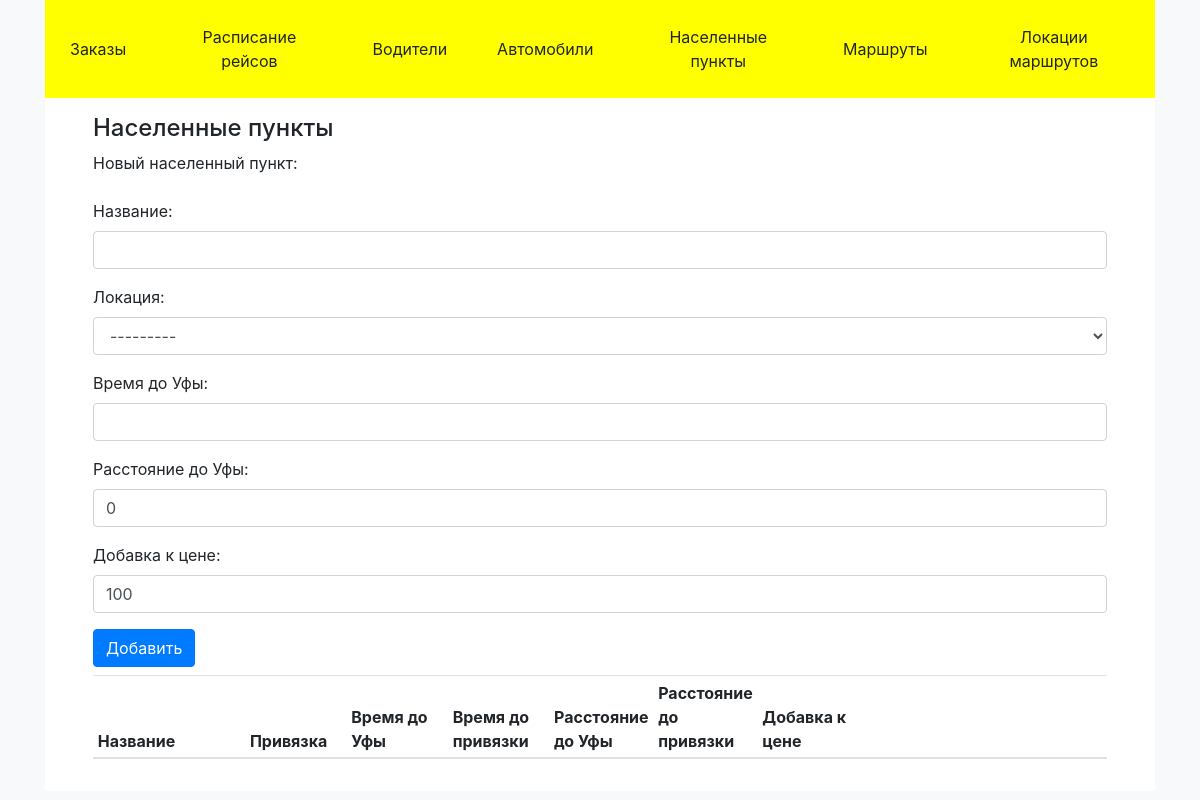
/cities, run on an earlier commit of the app's database.
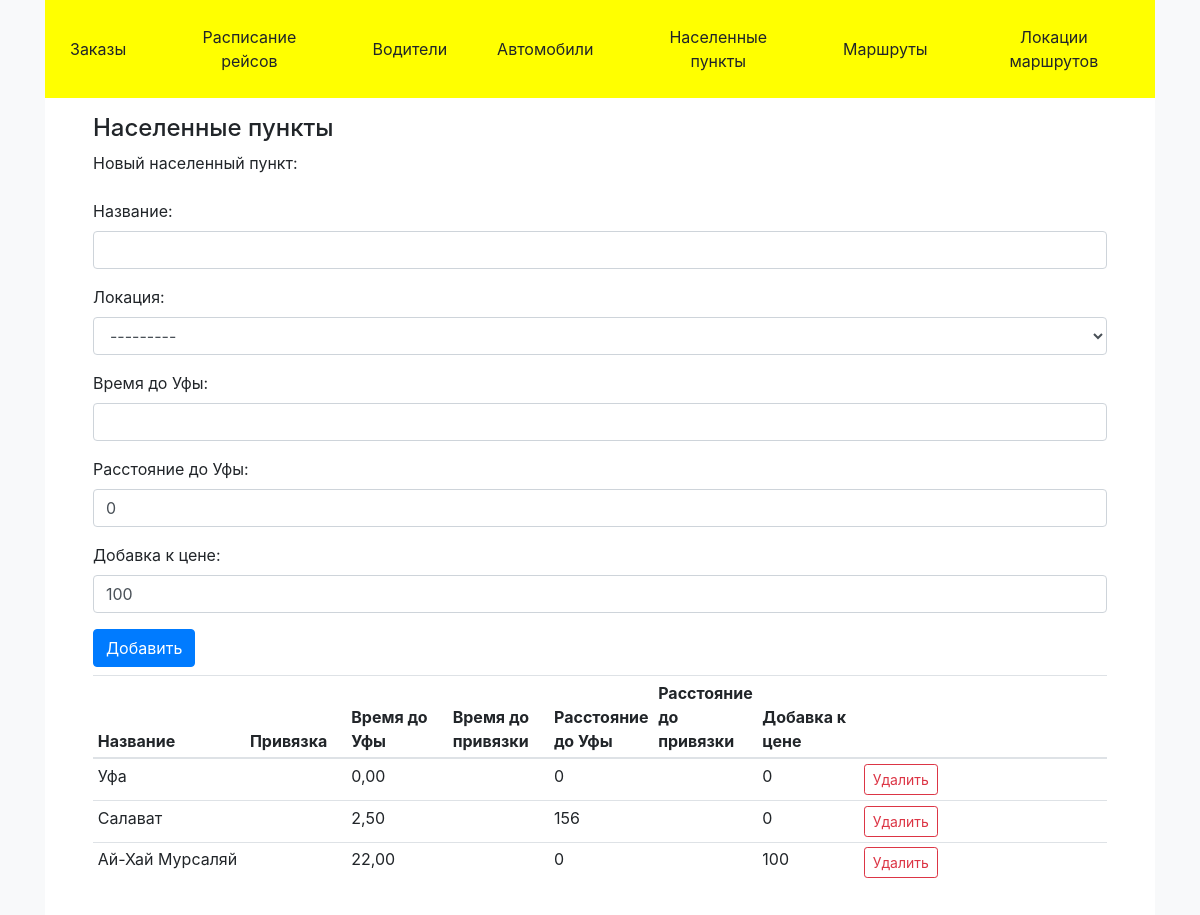
And on a later commit of the database.
### main/models.py (models this page shows, shortened)
class City(models.Model):
    name = models.CharField(max_length=100, blank=False)
    area = models.ForeignKey(Area, on_delete=models.CASCADE, related_name='cities')
    est_time_ufa = models.DecimalField(max_digits=4, decimal_places=2)
    dist_ufa = models.PositiveIntegerField(default=0, validators=[
        MinValueValidator(0),
        MaxValueValidator(999)])
    price_addition = models.PositiveIntegerField(default=100, validators=[
        MinValueValidator(0),
        MaxValueValidator(999)])
    class Meta:
        verbose_name_plural = 'Города'

### main/views/cities.py (the view)
# urls.py: path('cities', views.cities.cities),
def cities(request):
    cities = City.objects.all().order_by('-name')
    form = CityForm()
    dic = {
        'form': form,
        'cities': cities,
        'title': 'Населенные пункты',
    }
    return render(request, 'main/cities.html', dic)

### main/forms.py
class CityForm(forms.Form):
    name = forms.CharField(label='Название', max_length=100,
                           widget=forms.TextInput(attrs={"class": "form-control"}))
    area = forms.ModelChoiceField(
        label='Локация',
        widget=forms.Select(attrs={
            "class": "form-control",
        }),
        queryset=Area.objects.all().order_by('name')
    )
    est_time_ufa = forms.DecimalField(
        label='Время до Уфы',
        max_digits=4,
        decimal_places=2,
        widget=forms.NumberInput(attrs={
            "class": "form-control"
        }),
    )
    dist_ufa = forms.IntegerField(
        label='Расстояние до Уфы',
        initial=0,
        min_value=0,
        max_value=999,
        widget=forms.NumberInput(attrs={
            "class": "form-control"
        }),
    )
    price_addition = forms.IntegerField(
        label='Добавка к цене',
        initial=100,
        step_size=50,
        min_value=0,
        max_value=999,
        widget=forms.NumberInput(attrs={
            "class": "form-control"
        }),
    )
    required_css_class = rcc
    class Meta:
        model = City
        exclude = []

### main/templates/main/cities.html (shortened to what this page needs)
{% extends 'main/base.html' %}
{% block content %}
<div>
    <div>Новый населенный пункт:</div>
    <form method="post" action="city/add" class="my-2">
        {{ form }}
            <div class="">
                <input type="submit"  value='Добавить'
                       class="btn btn-primary mt-3 justify-content-end"/>
            </div>
    </form>
    <table class="table table-sm table-hover" width="50%">
        <thead>
        <tr>
            <th class="" width="15%">
                Название
            </th>
            <th class="" width="10%">
                Привязка
            </th>
            <th class="" width="10%">
                Время до Уфы
            </th>
            <th class="" width="10%">
                Время до привязки
            </th>
            <th class="" width="10%">
                Расстояние до Уфы
            </th>
            <th class="" width="10%">
                Расстояние до привязки
            </th>
            <th class="" width="10%">
                Добавка к цене
            </th>
            <th class="">
            </th>
        </tr>
        </thead>
        <tbody>
            {% for city in cities %}
                <tr>
                    <td>{{ city.name }}</td>
                    <td>{{ city.parent_city_id }}</td>
                    <td>{{ city.est_time_ufa }}</td>
                    <td>{{ city.est_time_addition }}</td>
                    <td>{{ city.dist_ufa }}</td>
                    <td>{{ city.dist_parent }}</td>
                    <td>{{ city.price_addition }}</td>
                    <td>
                        <form method="post" action="city/delete/{{city.id}}" class="">
                            <input type="submit"  value='Удалить'
                                   class="btn btn-sm btn-outline-danger justify-content-end"/>
                        </form>
                    </td>
                </tr>
            {% endfor %}
        </tbody>
    </table>
</div>
{% endblock %}

What changed in the data, as far as the page shows it:
added City: name "Уфа", est_time_ufa "0,00", dist_ufa "0", price_addition "0"
added City: name "Салават", est_time_ufa "2,50", dist_ufa "156", price_addition "0"
added City: name "Ай-Хай Мурсаляй", est_time_ufa "22,00", dist_ufa "0", price_addition "100"
